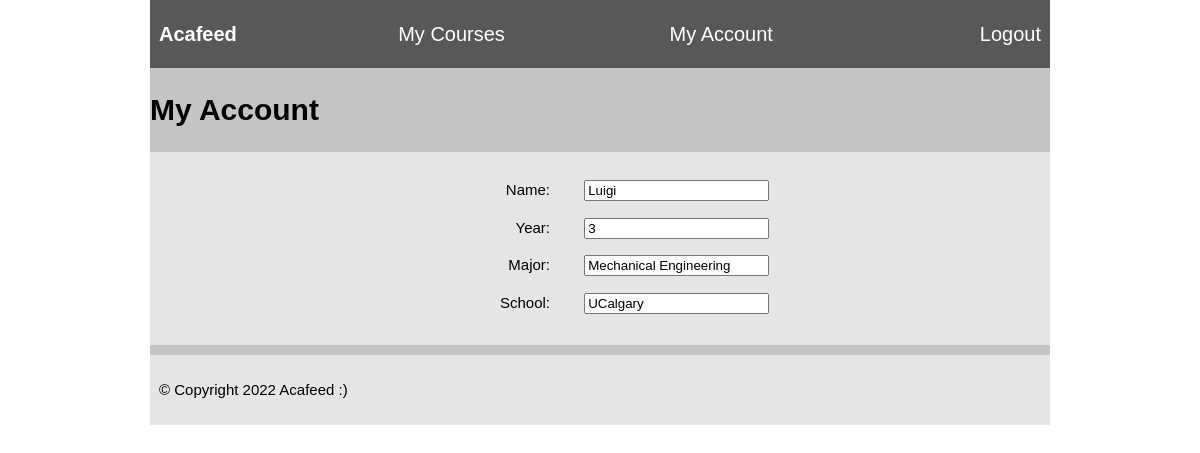
Page /userprofile/ (signed in) on the committed database.
### users/models.py (models this page shows, shortened)
class User(models.Model):
    name = models.CharField(max_length=32)
    email = models.CharField(max_length=100, unique=True)
    year = models.IntegerField()
    userName = models.CharField(max_length=32, unique=True)
    password = models.CharField(max_length=16)
    major = models.CharField(max_length=32)
    school = models.CharField(max_length=255)
    date_joined = models.DateTimeField(default=timezone.now)
    courses = models.ManyToManyField(Course, blank=True)
    blocked = models.BooleanField(default=False)
    isAdmin = models.BooleanField(default=False)

### users/views.py (the view)
# urls.py: path('userprofile/', views.users_userprofile, name="userprofile"),
def users_userprofile(request):
    if 'user_id' in request.session:
        user = get_user(request)
        form = EditProfileForm(initial={'name': User.objects.get(id=request.session['user_id']).name,
                                        'year': User.objects.get(id=request.session['user_id']).year,
                                        'major': User.objects.get(id=request.session['user_id']).major,
                                        'school': User.objects.get(id=request.session['user_id']).school})
        if request.method == 'POST':
            form = EditProfileForm(request.POST)
            form.save(commit=False)
            return redirect('users:userprofile')
        return render(request, 'users/user-profile.html', {'form': form, 'user': user})
    else:
        return redirect('users:login')

### users/forms.py
class EditProfileForm(forms.ModelForm):
    class Meta:
        model = models.User
        fields = ['name', 'year', 'major', 'school']
        widgets = {
            'password': forms.PasswordInput(),
        }

### users/views.py (called while the page is built)
def get_user(request):
    if 'user_id' in request.session:
        return User.objects.get(id=request.session['user_id'])

### users/templates/users/user-profile.html (shortened to what this page needs)
{% extends 'base_layout.html' %}
{% block content %}
  {% include 'navbar.html' %}
  <h2>My Account</h2>
  <main>
    <article>
      <fieldset>
        <form action="{% url 'users:userprofile' %}" method="post">
          {{ form.as_p }}
      </form>
      </fieldset>
    </article>
  </main>
  </body>
{% endblock %}

### static/style.css (style rules this page uses)
html, body { margin: 0; padding: 0; }
html { font-size: 10px; background-color: #ffffff; }
body { width: 75%; margin: 0 auto; }
h1, h2, h3 { font-family: Arial; color: #000000; }
p, li { font-family: Arial; color: #000000; font-size: 1.5rem; line-height: 1.5; }
h2 { font-size: 3rem; text-align: left; }
nav, article, aside, footer { background-color: #e5e5e5; padding: 1%; }
article { flex: 4; }
main { display: flex; }
label { display:inline-block; width:200px; margin-right:30px; text-align:right; }
fieldset { border:none; width:500px; margin:0px auto; }

### rows in the picture
User: name "Luigi", year "3", major "Mechanical Engineering", school "UCalgary"
